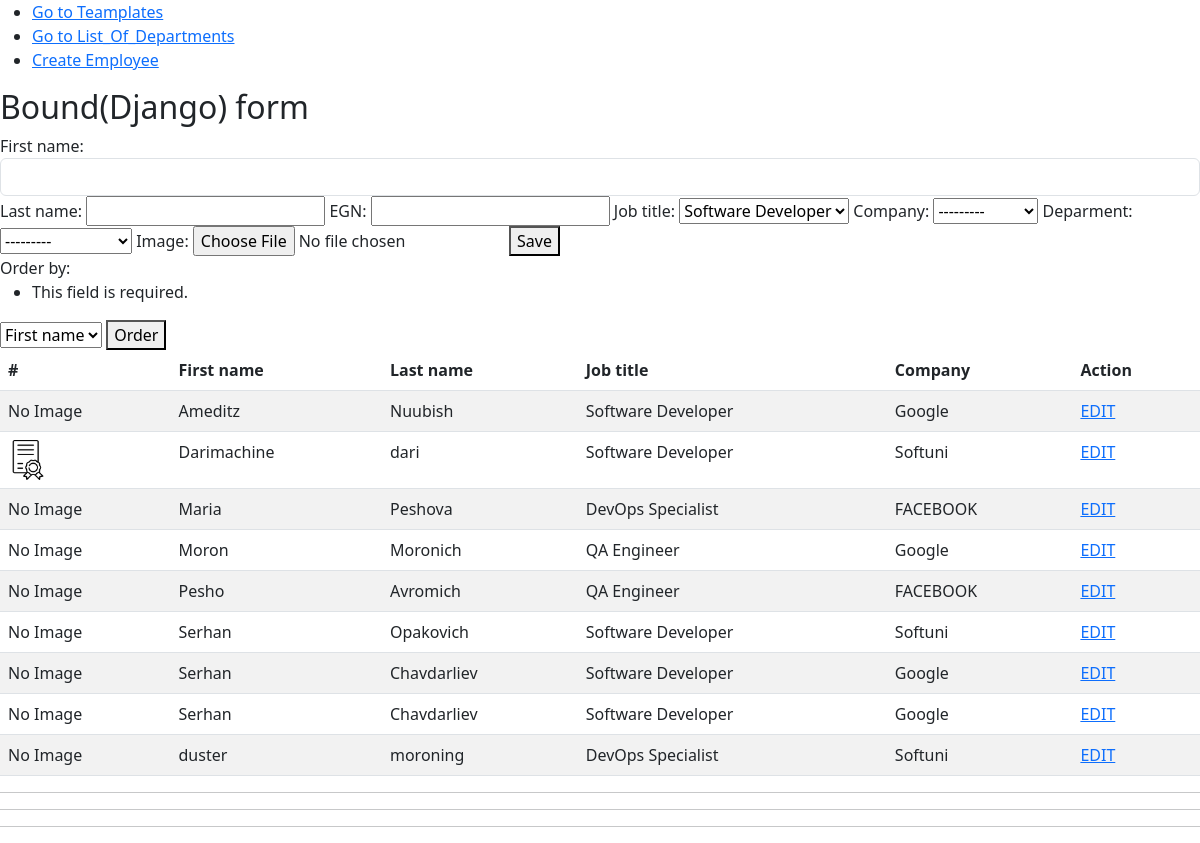
/department/create/, run on the app's committed database.
### employees/models.py (models this page shows, shortened)
class Employee(models.Model):
    SOFTWARE_DEVELOPER = 1
    QA_ENGINEER=2
    DEVOPS_SPECIALIST = 3
    SOFT_UNI = 'Softuni'
    GOOGLE = 'Google'
    FACEBOOK = 'FACEBOOK'
    COMPANIES=(
        SOFT_UNI,
        GOOGLE,
        FACEBOOK,
    )
    first_name= models.CharField(
        max_length=30,
    )
    last_name=models.CharField(
        max_length=40,
        null=True,
        blank=True,
    )
    egn = models.CharField(
        default='',
        max_length=10,
        unique=True,
        verbose_name='EGN',
        validators=[MinLengthValidator(10)]
    )
    job_title=models.IntegerField(
        default='',
        choices=(
            (SOFTWARE_DEVELOPER,'Software Developer'),
            (QA_ENGINEER,'QA Engineer'),
            (DEVOPS_SPECIALIST,'DevOps Specialist')
        )
    )
    company = models.CharField(
        max_length=max(len(c) for c in COMPANIES),
        choices=((c,c) for c in COMPANIES)
    )
    deparment = models.ForeignKey(Department,on_delete=models.CASCADE)
    image = models.ImageField(
        null=True,
        blank=True,
        upload_to='profiles',
    )
    class Meta:
        ordering = ('id',)

### employees/views.py (the view)
# urls.py: path('create/',create_employee,name='create_employee'),
def create_employee(request):
    if request.method=='POST':
       employee_form = EmployeeForm(request.POST,request.FILES)
       if employee_form.is_valid():
           employee_form.save()
           return redirect('details')
    else:
        employee_form=EmployeeForm()
    employee_order_form = EmployeeOrderForm(request.GET)
    employee_order_form.is_valid()
    order_by = employee_order_form.cleaned_data.get('order_by','first_name')
    context = {
        'employee_form': employee_form,
        'employees': Employee.objects.order_by(order_by).all(),
        'employee_order_form': employee_order_form
    }
    return render(request, 'create.html', context)

### employees/views.py (shortened to what this page needs)
class EmployeeForm(forms.ModelForm):
    bot_catcher = forms.CharField(
        widget=forms.HiddenInput(),
        required=False,
    )
    class Meta:
        model=Employee
        fields='__all__'
        widgets = {
            'first_name': forms.TextInput(
                attrs={'class':'form-control'}
            )
        }

class EmployeeOrderForm(forms.Form):
    order_by =forms.ChoiceField(
        choices=(
            ('first_name','First name'),
            ('last_name','Last name'),
        ),
    )

### employees/models.py (called while the page is built)
    def __str__(self):
        return self.name

### employees/templates/create.html (shortened to what this page needs)
{% extends 'base.html' %}
{% block content %}
  <h2>Bound(Django) form</h2>
  <form action="{% url 'create_employee' %}" enctype="multipart/form-data" method="post">
      {{ employee_form }}
      <button>Save</button>
  </form>
    <form action="{% url 'create_employee' %}" method="get">
        {{ employee_order_form }}
        <button>Order</button>
    </form>
    <table class="table table-striped">
        <thead>
            <tr>
                <th>#</th>
                <th scope="col">First name</th>
                <th scope="col">Last name</th>
                <th scope="col">Job title</th>
                <th scope="col">Company</th>
                <th scope="col">Action</th>
            </tr>
        </thead>
        <tbody>
            {% for employee in employees %}
            <tr>
                <td>
                    {% if employee.image %}
                        <img height="40px" src="{{employee.image.url}}" alt="" srcset="">
                    {% else %}
                        No Image
                    {% endif %}
                </td>
                <td>{{ employee.first_name }}</td>
                {% if employee.last_name %}
                    <td>{{ employee.last_name }}</td>
                {% else %}
                    <td></td>
                {% endif %}
                <td>{{ employee.get_job_title_display }}</td>
                <td>{{ employee.company }}</td>
                <td> <a href="{% url 'edit_employee' employee.pk %}">EDIT</a> </td>
            </tr>
            {% endfor %}
        </tbody>
    </table>
    <hr>
    <hr>
    <hr>
{% endblock %}

### data on the page
Employee: shows "No Image", first_name "Ameditz", last_name "Nuubish", job_title "Software Developer", company "Google"
Employee: image (picture), first_name "Darimachine", last_name "dari", job_title "Software Developer", company "Softuni"
Employee: shows "No Image", first_name "Maria", last_name "Peshova", job_title "DevOps Specialist", company "FACEBOOK"
Employee: shows "No Image", first_name "Moron", last_name "Moronich", job_title "QA Engineer", company "Google"
Employee: shows "No Image", first_name "Pesho", last_name "Avromich", job_title "QA Engineer", company "FACEBOOK"
Employee: shows "No Image", first_name "Serhan", last_name "Opakovich", job_title "Software Developer", company "Softuni"
Employee: shows "No Image", first_name "Serhan", last_name "Chavdarliev", job_title "Software Developer", company "Google"
Employee: shows "No Image", first_name "Serhan", last_name "Chavdarliev", job_title "Software Developer", company "Google"
Employee: shows "No Image", first_name "duster", last_name "moroning", job_title "DevOps Specialist", company "Softuni"
